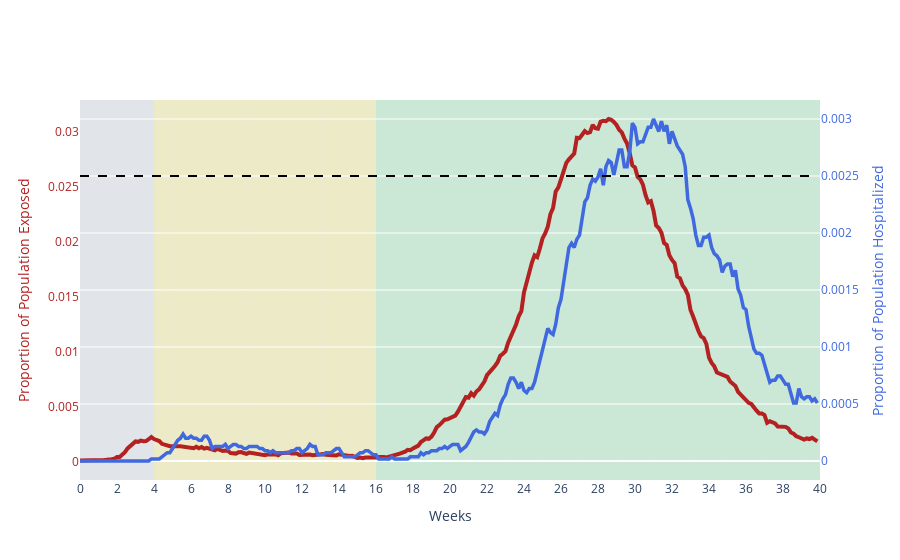

Source (notebook cell):
### Code cell
make_beds_graph(data, actions, 7, 'intermitent', color_map)

### Figure 1 — Plotly figure (JSON) as saved in the notebook; plotly's stock layout.template omitted (floating-point values rounded to 4 significant figures; data arrays with more than 128 entries replaced by an {"elided": "..."} marker saying what was removed)
{"data": [{"line": {"color": "rgb(0.25, 0.41, 0.88)", "width": 3.5}, "name": "hospitalized", "type": "scatter", "x": {"elided": "281 int values"}, "y": {"elided": "280 float values"}, "yaxis": "y2"}, {"line": {"color": "rgb(0.7, 0.13, 0.13)", "width": 4}, "name": "exposed", "type": "scatter", "x": {"elided": "281 int values"}, "y": {"elided": "280 float values"}}, {"line": {"color": "black", "dash": "dash", "width": 2}, "name": "capacity", "type": "scatter", "x": {"elided": "281 int values"}, "y": {"elided": "280 float values"}, "yaxis": "y2"}, {"marker": {"color": "rgb(0.83, 0.13, 0.15)"}, "name": "Lockdown", "type": "bar", "x": [null], "y": [null]}, {"marker": {"color": "rgb(0.85, 0.35, 0.13)"}, "name": "Hard Quarantine", "type": "bar", "x": [null], "y": [null]}, {"marker": {"color": "rgb(0.97, 0.91, 0.56)"}, "name": "Light Quarantine", "type": "bar", "x": [null], "y": [null]}, {"marker": {"color": "rgb(0.67, 0.88, 0.69)"}, "name": "Social Distancing", "type": "bar", "x": [null], "y": [null]}, {"marker": {"color": "rgb(0.86, 0.86, 0.86)"}, "name": "Unrestricted", "type": "bar", "x": [null], "y": [null]}], "layout": {"coloraxis": {"colorscale": [[0, "rgb(253, 253, 204)"], [0.09091, "rgb(206, 236, 179)"], [0.1818, "rgb(156, 219, 165)"], [0.2727, "rgb(111, 201, 163)"], [0.3636, "rgb(86, 177, 163)"], [0.4545, "rgb(76, 153, 160)"], [0.5455, "rgb(68, 130, 155)"], [0.6364, "rgb(62, 108, 150)"], [0.7273, "rgb(62, 82, 143)"], [0.8182, "rgb(64, 60, 115)"], [0.9091, "rgb(54, 43, 77)"], [1, "rgb(39, 26, 44)"]]}, "hovermode": "x", "shapes": [{"fillcolor": "rgb(0.86, 0.86, 0.86)", "layer": "below", "line": {"width": 0}, "opacity": 0.45, "type": "rect", "x0": 0, "x1": 7, "xref": "x", "y0": 0, "y1": 1, "yref": "paper"}, {"fillcolor": "rgb(0.86, 0.86, 0.86)", "layer": "below", "line": {"width": 0}, "opacity": 0.45, "type": "rect", "x0": 7, "x1": 14, "xref": "x", "y0": 0, "y1": 1, "yref": "paper"}, {"fillcolor": "rgb(0.86, 0.86, 0.86)", "layer": "below", "line": {"width": 0}, "opacity": 0.45, "type": "rect", "x0": 14, "x1": 21, "xref": "x", "y0": 0, "y1": 1, "yref": "paper"}, {"fillcolor": "rgb(0.86, 0.86, 0.86)", "layer": "below", "line": {"width": 0}, "opacity": 0.45, "type": "rect", "x0": 21, "x1": 28, "xref": "x", "y0": 0, "y1": 1, "yref": "paper"}, {"fillcolor": "rgb(0.97, 0.91, 0.56)", "layer": "below", "line": {"width": 0}, "opacity": 0.45, "type": "rect", "x0": 28, "x1": 35, "xref": "x", "y0": 0, "y1": 1, "yref": "paper"}, {"fillcolor": "rgb(0.97, 0.91, 0.56)", "layer": "below", "line": {"width": 0}, "opacity": 0.45, "type": "rect", "x0": 35, "x1": 42, "xref": "x", "y0": 0, "y1": 1, "yref": "paper"}, {"fillcolor": "rgb(0.97, 0.91, 0.56)", "layer": "below", "line": {"width": 0}, "opacity": 0.45, "type": "rect", "x0": 42, "x1": 49, "xref": "x", "y0": 0, "y1": 1, "yref": "paper"}, {"fillcolor": "rgb(0.97, 0.91, 0.56)", "layer": "below", "line": {"width": 0}, "opacity": 0.45, "type": "rect", "x0": 49, "x1": 56, "xref": "x", "y0": 0, "y1": 1, "yref": "paper"}, {"fillcolor": "rgb(0.97, 0.91, 0.56)", "layer": "below", "line": {"width": 0}, "opacity": 0.45, "type": "rect", "x0": 56, "x1": 63, "xref": "x", "y0": 0, "y1": 1, "yref": "paper"}, {"fillcolor": "rgb(0.97, 0.91, 0.56)", "layer": "below", "line": {"width": 0}, "opacity": 0.45, "type": "rect", "x0": 63, "x1": 70, "xref": "x", "y0": 0, "y1": 1, "yref": "paper"}, {"fillcolor": "rgb(0.97, 0.91, 0.56)", "layer": "below", "line": {"width": 0}, "opacity": 0.45, "type": "rect", "x0": 70, "x1": 77, "xref": "x", "y0": 0, "y1": 1, "yref": "paper"}, {"fillcolor": "rgb(0.97, 0.91, 0.56)", "layer": "below", "line": {"width": 0}, "opacity": 0.45, "type": "rect", "x0": 77, "x1": 84, "xref": "x", "y0": 0, "y1": 1, "yref": "paper"}, {"fillcolor": "rgb(0.97, 0.91, 0.56)", "layer": "below", "line": {"width": 0}, "opacity": 0.45, "type": "rect", "x0": 84, "x1": 91, "xref": "x", "y0": 0, "y1": 1, "yref": "paper"}, {"fillcolor": "rgb(0.97, 0.91, 0.56)", "layer": "below", "line": {"width": 0}, "opacity": 0.45, "type": "rect", "x0": 91, "x1": 98, "xref": "x", "y0": 0, "y1": 1, "yref": "paper"}, {"fillcolor": "rgb(0.97, 0.91, 0.56)", "layer": "below", "line": {"width": 0}, "opacity": 0.45, "type": "rect", "x0": 98, "x1": 105, "xref": "x", "y0": 0, "y1": 1, "yref": "paper"}, {"fillcolor": "rgb(0.97, 0.91, 0.56)", "layer": "below", "line": {"width": 0}, "opacity": 0.45, "type": "rect", "x0": 105, "x1": 112, "xref": "x", "y0": 0, "y1": 1, "yref": "paper"}, {"fillcolor": "rgb(0.67, 0.88, 0.69)", "layer": "below", "line": {"width": 0}, "opacity": 0.45, "type": "rect", "x0": 112, "x1": 119, "xref": "x", "y0": 0, "y1": 1, "yref": "paper"}, {"fillcolor": "rgb(0.67, 0.88, 0.69)", "layer": "below", "line": {"width": 0}, "opacity": 0.45, "type": "rect", "x0": 119, "x1": 126, "xref": "x", "y0": 0, "y1": 1, "yref": "paper"}, {"fillcolor": "rgb(0.67, 0.88, 0.69)", "layer": "below", "line": {"width": 0}, "opacity": 0.45, "type": "rect", "x0": 126, "x1": 133, "xref": "x", "y0": 0, "y1": 1, "yref": "paper"}, {"fillcolor": "rgb(0.67, 0.88, 0.69)", "layer": "below", "line": {"width": 0}, "opacity": 0.45, "type": "rect", "x0": 133, "x1": 140, "xref": "x", "y0": 0, "y1": 1, "yref": "paper"}, {"fillcolor": "rgb(0.67, 0.88, 0.69)", "layer": "below", "line": {"width": 0}, "opacity": 0.45, "type": "rect", "x0": 140, "x1": 147, "xref": "x", "y0": 0, "y1": 1, "yref": "paper"}, {"fillcolor": "rgb(0.67, 0.88, 0.69)", "layer": "below", "line": {"width": 0}, "opacity": 0.45, "type": "rect", "x0": 147, "x1": 154, "xref": "x", "y0": 0, "y1": 1, "yref": "paper"}, {"fillcolor": "rgb(0.67, 0.88, 0.69)", "layer": "below", "line": {"width": 0}, "opacity": 0.45, "type": "rect", "x0": 154, "x1": 161, "xref": "x", "y0": 0, "y1": 1, "yref": "paper"}, {"fillcolor": "rgb(0.67, 0.88, 0.69)", "layer": "below", "line": {"width": 0}, "opacity": 0.45, "type": "rect", "x0": 161, "x1": 168, "xref": "x", "y0": 0, "y1": 1, "yref": "paper"}, {"fillcolor": "rgb(0.67, 0.88, 0.69)", "layer": "below", "line": {"width": 0}, "opacity": 0.45, "type": "rect", "x0": 168, "x1": 175, "xref": "x", "y0": 0, "y1": 1, "yref": "paper"}, {"fillcolor": "rgb(0.67, 0.88, 0.69)", "layer": "below", "line": {"width": 0}, "opacity": 0.45, "type": "rect", "x0": 175, "x1": 182, "xref": "x", "y0": 0, "y1": 1, "yref": "paper"}, {"fillcolor": "rgb(0.67, 0.88, 0.69)", "layer": "below", "line": {"width": 0}, "opacity": 0.45, "type": "rect", "x0": 182, "x1": 189, "xref": "x", "y0": 0, "y1": 1, "yref": "paper"}, {"fillcolor": "rgb(0.67, 0.88, 0.69)", "layer": "below", "line": {"width": 0}, "opacity": 0.45, "type": "rect", "x0": 189, "x1": 196, "xref": "x", "y0": 0, "y1": 1, "yref": "paper"}, {"fillcolor": "rgb(0.67, 0.88, 0.69)", "layer": "below", "line": {"width": 0}, "opacity": 0.45, "type": "rect", "x0": 196, "x1": 203, "xref": "x", "y0": 0, "y1": 1, "yref": "paper"}, {"fillcolor": "rgb(0.67, 0.88, 0.69)", "layer": "below", "line": {"width": 0}, "opacity": 0.45, "type": "rect", "x0": 203, "x1": 210, "xref": "x", "y0": 0, "y1": 1, "yref": "paper"}, {"fillcolor": "rgb(0.67, 0.88, 0.69)", "layer": "below", "line": {"width": 0}, "opacity": 0.45, "type": "rect", "x0": 210, "x1": 217, "xref": "x", "y0": 0, "y1": 1, "yref": "paper"}, {"fillcolor": "rgb(0.67, 0.88, 0.69)", "layer": "below", "line": {"width": 0}, "opacity": 0.45, "type": "rect", "x0": 217, "x1": 224, "xref": "x", "y0": 0, "y1": 1, "yref": "paper"}, {"fillcolor": "rgb(0.67, 0.88, 0.69)", "layer": "below", "line": {"width": 0}, "opacity": 0.45, "type": "rect", "x0": 224, "x1": 231, "xref": "x", "y0": 0, "y1": 1, "yref": "paper"}, {"fillcolor": "rgb(0.67, 0.88, 0.69)", "layer": "below", "line": {"width": 0}, "opacity": 0.45, "type": "rect", "x0": 231, "x1": 238, "xref": "x", "y0": 0, "y1": 1, "yref": "paper"}, {"fillcolor": "rgb(0.67, 0.88, 0.69)", "layer": "below", "line": {"width": 0}, "opacity": 0.45, "type": "rect", "x0": 238, "x1": 245, "xref": "x", "y0": 0, "y1": 1, "yref": "paper"}, {"fillcolor": "rgb(0.67, 0.88, 0.69)", "layer": "below", "line": {"width": 0}, "opacity": 0.45, "type": "rect", "x0": 245, "x1": 252, "xref": "x", "y0": 0, "y1": 1, "yref": "paper"}, {"fillcolor": "rgb(0.67, 0.88, 0.69)", "layer": "below", "line": {"width": 0}, "opacity": 0.45, "type": "rect", "x0": 252, "x1": 259, "xref": "x", "y0": 0, "y1": 1, "yref": "paper"}, {"fillcolor": "rgb(0.67, 0.88, 0.69)", "layer": "below", "line": {"width": 0}, "opacity": 0.45, "type": "rect", "x0": 259, "x1": 266, "xref": "x", "y0": 0, "y1": 1, "yref": "paper"}, {"fillcolor": "rgb(0.67, 0.88, 0.69)", "layer": "below", "line": {"width": 0}, "opacity": 0.45, "type": "rect", "x0": 266, "x1": 273, "xref": "x", "y0": 0, "y1": 1, "yref": "paper"}, {"fillcolor": "rgb(0.67, 0.88, 0.69)", "layer": "below", "line": {"width": 0}, "opacity": 0.45, "type": "rect", "x0": 273, "x1": 280, "xref": "x", "y0": 0, "y1": 1, "yref": "paper"}], "showlegend": false, "xaxis": {"showgrid": false, "tickmode": "array", "ticktext": [0, 2, 4, 6, 8, 10, 12, 14, 16, 18, 20, 22, 24, 26, 28, 30, 32, 34, 36, 38, 40], "tickvals": [0, 14, 28, 42, 56, 70, 84, 98, 112, 126, 140, 154, 168, 182, 196, 210, 224, 238, 252, 266, 280], "title": {"text": "Weeks"}}, "yaxis": {"showgrid": false, "tickfont": {"color": "rgb(0.7, 0.13, 0.13)"}, "title": {"font": {"color": "rgb(0.7, 0.13, 0.13)"}, "text": "Proportion of Population Exposed"}, "zeroline": false, "zerolinecolor": "black", "zerolinewidth": 0.5}, "yaxis2": {"anchor": "x", "overlaying": "y", "side": "right", "tickfont": {"color": "rgb(0.25, 0.41, 0.88)"}, "title": {"font": {"color": "rgb(0.25, 0.41, 0.88)"}, "text": "Proportion of Population Hospitalized"}}}}
